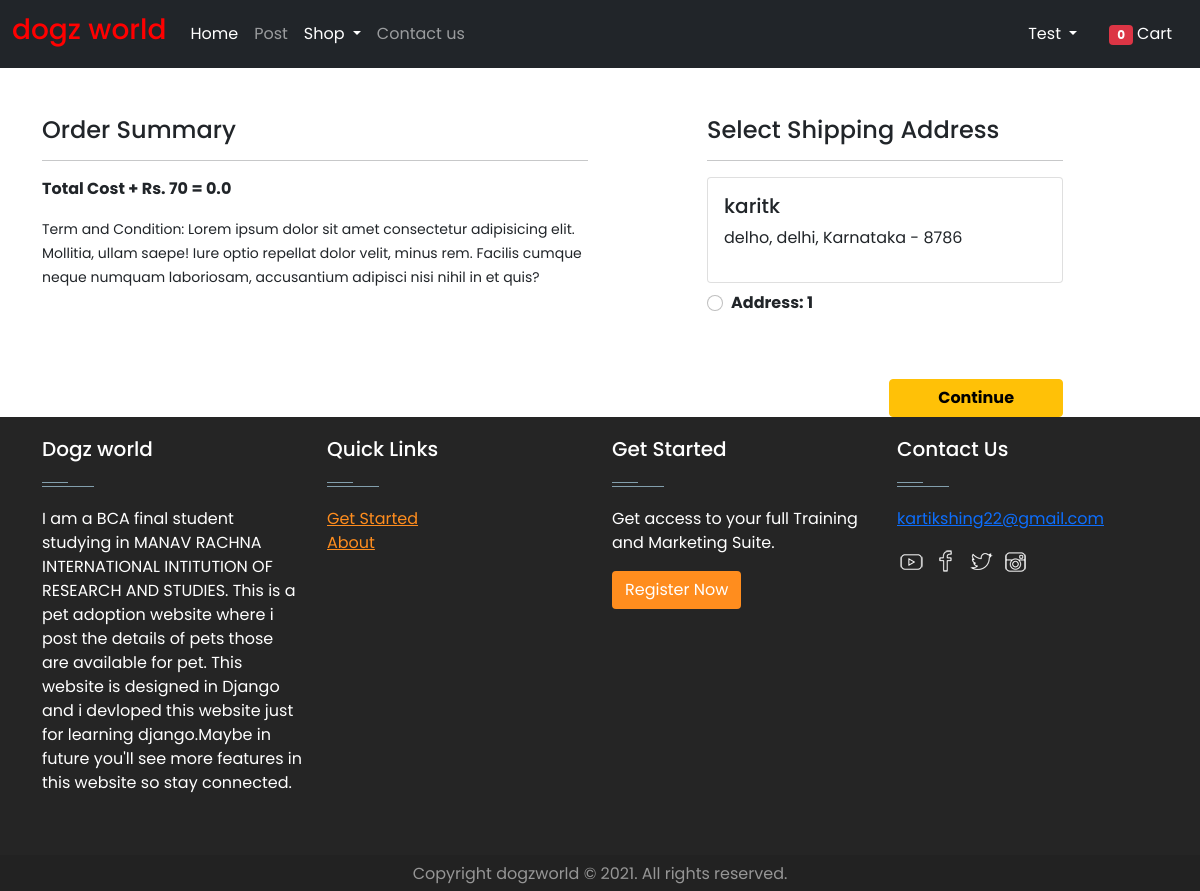
Screenshot of /checkout/ (signed in) with the database file from the repository.
### home/models.py (models this page shows, shortened)
class Customer(models.Model):
    user=models.ForeignKey(User,on_delete=models.CASCADE)
    name=models.CharField(max_length=200)
    locality=models.CharField(max_length=200)
    city=models.CharField(max_length=50)
    zipcode=models.IntegerField()
    state=models.CharField(choices=STATE_CHOICES,max_length=50)

### home/views.py (the view)
# urls.py: path('checkout/', views.checkout, name='checkout'),
@login_required
def checkout(request):
    user=request.user
    add=Customer.objects.filter(user=user)
    cart_items=Cart.objects.filter(user=user)
    amount=0.0
    shipping_amount=70.0
    totalamount=0.0
    cart_product=[p for p in Cart.objects.all() if p.user==request.user]
    if cart_product:
        for p in cart_product:
            tempamount=(p.quantity*p.product.discounted_price)
            amount+=tempamount
        totalamount=amount+shipping_amount
    totalitem=len(Cart.objects.filter(user=request.user))
    return render(request, 'checkout.html',{'add':add,'totalamount':totalamount,'cart_items':cart_items,'totalitem':totalitem})

### templates/checkout.html (shortened to what this page needs)
{% extends 'base.html' %}
{% block body %}
{% load static%}
<div class="container">
  <div class="row mt-5">
    <div class="col-sm-6">
      <h4>Order Summary</h4>
      <hr>
      <p class="fw-bold">Total Cost + Rs. 70 = {{totalamount}}</p>
      <small>Term and Condition: Lorem ipsum dolor sit amet consectetur adipisicing elit. Mollitia, ullam saepe! Iure
        optio repellat dolor velit, minus rem. Facilis cumque neque numquam laboriosam, accusantium adipisci nisi nihil
        in et quis?</small>
    </div>
    <div class="col-sm-4 offset-sm-1">
      <h4>Select Shipping Address</h4>
      <hr>
      <form action="/paymentdone">
        {% for ad in add %}
        <div class="card">
          <div class="card-body">
            <h5>{{ad.name}}</h5>
            <p>{{ad.locality}}, {{ad.city}}, {{ad.state}} - {{ad.zipcode}}</p>
          </div>
        </div>
        <div class="form-check mt-2 mb-5">
          <input class="form-check-input" type="radio" name="custid" id="custadd{{forloop.counter}}" value="{{ad.id}}">
          <label class="form-check-label fw-bold" for="custadd{{forloop.counter}}">
            Address: {{forloop.counter}} </label>
        </div>
        {% endfor %}
        <div class="text-end">
          <button type="submit" class="btn btn-warning mt-3 px-5 fw-bold">Continue</button>
        </div>
      </form>
    </div>
  </div>
</div>
{% endblock body %}

### templates/base.html (shortened to what this page needs)
{% load static%}
<!doctype html>
<html lang="en">
<head>
  <link rel="stylesheet" href="{% static 'style/owl.carousel.min.css' %}">
  <link rel="stylesheet" href="{% static 'style/all.min.css' %}">
  <Link rel="stylesheet" href=" {% static 'style/css.css' %}">
  <link rel="stylesheet" href=" {% static '/style/mystyle.css' %}">
  <link href="{% static 'style/bootstrap.min.css' %}" rel="stylesheet">
</head>
<body>
  <nav class="navbar navbar-expand-lg navbar-dark bg-dark">
    <div class="container-fluid">
      <a class="navbar-brand" href="/index" style="max-width: 20%; height:22%; ">
        <h3 style="color:red">dogz world</h3>
      </a>
      <div class="collapse navbar-collapse" id="navbarSupportedContent">
        <ul class="navbar-nav me-auto mb-2 mb-lg-0">
          <li class="nav-item">
            <a class="nav-link active" aria-current="page" href="/index">Home</a>
          </li>
          {% if request.user.is_authenticated %}
          <li class="nav-item">
            <a class="nav-link" href="/new">Post</a>
          </li>
          {% endif %}
          <li class="nav-item dropdown">
             <a class="nav-link dropdown-toggle text-white" href="#" id="electronicsDropdown" role="button" data-bs-toggle="dropdown" aria-expanded="false">
              Shop
             </a>
           </li>
          <li class="nav-item">
            <a class="nav-link" href="/contact">Contact us</a>
          </li>
        </ul>
        <div>
          <ul class="navbar-nav me-auto mb-2 mb-lg-0">
            {% if request.user.is_authenticated %}
           <li class="nav-item dropdown mx-2">
              <a class="nav-link dropdown-toggle text-white" href="#" id="profileDropdown" role="button" data-bs-toggle="dropdown" aria-expanded="false">
                {{request.user.username|capfirst}}
              </a>
            </li>
            <li class="nav-item mx-2">
             <a href="{% url 'showcart' %}" class="nav-link text-white"><span class="badge bg-danger">{{totalitem}}</span> Cart </a>
            </li>
            {% endif %}
          </ul>
         </div>
      </div>
    </div>
  </nav>
<link rel="stylesheet" href=" {% static 'style/css.css' %}">
  {% block body %}
  {% endblock body %}
  <footer id="footer" class="footer-1">
    <div class="main-footer widgets-dark typo-light">
      <div class="container">
        <div class="row">
          <div class="col-xs-12 col-sm-6 col-md-3">
            <div class="widget subscribe no-box">
              <h5 class="widget-title">Dogz world<span></span></h5>
              <p>I am a BCA final student studying in MANAV RACHNA INTERNATIONAL INTITUTION OF RESEARCH AND STUDIES.
                This is a pet adoption website where i post the details of pets those are available for pet. This
                website is designed in Django and i devloped this website just for learning django.Maybe in future
                you'll see more features in this website so stay connected. </p>
            </div>
          </div>
          <div class="col-xs-12 col-sm-6 col-md-3">
            <div class="widget no-box">
              <h5 class="widget-title">Quick Links<span></span></h5>
              <ul class="thumbnail-widget">
                <li>
                  <div class="thumb-content"><a href="/register">Get Started</a></div>
                </li>
                <li>
                  <div class="thumb-content"><a href="/about">About</a></div>
                </li>
              </ul>
            </div>
          </div>
          <div class="col-xs-12 col-sm-6 col-md-3">
            <div class="widget no-box">
              <h5 class="widget-title">Get Started<span></span></h5>
              <p>Get access to your full Training and Marketing Suite.</p>
              <a class="btn dw" href="/register" target="_blank">Register Now</a>
            </div>
          </div>
          <div class="col-xs-12 col-sm-6 col-md-3">
            <div class="widget no-box">
              <h5 class="widget-title">Contact Us<span></span></h5>
              <p><a href="mailto:kartikshing22@gmail.com" title="glorythemes">kartikshing22@gmail.com</a></p>
              <ul class="social-footer2">
                <li class=""><a title="youtube" target="_blank" href="https://www.youtube.com/"><img alt="youtube"
                      width="30" height="30"
></a>
                </li>
                <li class=""><a href="https://www.facebook.com/" target="_blank" title="Facebook"><img alt="Facebook"
                      width="30" height="30"
></a>
                </li>
                <li class=""><a href="https://twitter.com" target="_blank" title="Twitter"><img alt="Twitter" width="30"
                      height="30"
></a>
                </li>
                <li class=""><a title="instagram" target="_blank" href="https://www.instagram.com/"><img alt="instagram"
                      width="30" height="30"
></a>
                </li>
              </ul>
            </div>
          </div>
        </div>
      </div>
    </div>
    <div class="footer-copyright">
      <div class="container">
        <div class="row">
          <div class="col-md-12 text-center">
            <p>Copyright dogzworld © 2021. All rights reserved.</p>
          </div>
        </div>
      </div>
    </div>
    <Link rel="stylesheet" href=" {% static 'style/footer.css' %}">
  </footer>
</body>
</html>

### static/style/mystyle.css (style rules this page uses)
* { margin: 0; padding: 0; box-sizing: border-box; font-family: 'Poppins', sans-serif; }

### static/style/footer.css (style rules this page uses)
footer .main-footer { padding: 20px 0; background: #252525; }
footer ul { padding-left: 0; list-style: none; }
.footer-copyright { background: #222; padding: 5px 0; }
.footer-copyright p { color: #969696; margin: 2px 0 0; }
.widget { padding: 20px; margin-bottom: 40px; }
.widget.no-box { padding: 0; background-color: transparent; margin-bottom: 40px; box-shadow: none; -webkit-box-shadow: none; -moz-box-shadow: none; -ms-box-shadow: none; -o-box-shadow: none; }
.widget.subscribe p { margin-bottom: 18px; }
.widget li a { color: #ff8d1e; }
.widget-title { margin-bottom: 20px; }
.widget-title span { background: #839FAD none repeat scroll 0 0; display: block; height: 1px; margin-top: 25px; position: relative; width: 20%; }
.widget-title span::after { background: inherit; content: ""; height: inherit; position: absolute; top: -4px; width: 50%; }
.typo-light h1, .typo-light h2, .typo-light h3, .typo-light h4, .typo-light h5, .typo-light h6, .typo-light p, .typo-light div, .typo-light span, .typo-light small { color: #fff; }
ul.social-footer2 { margin: 0; padding: 0; width: auto; }
ul.social-footer2 li { display: inline-block; padding: 0; }
ul.social-footer2 li a { display: block; height: 30px; width: 30px; text-align: center; }
.btn.dw { background-color: #ff8d1e; color: #fff; }

### rows the page displays
Customer: name "karitk", locality "delho", city "delhi", state "Karnataka", zipcode "8786"

### other values shown
{{ request.user.username|capfirst }} "Test"
{{ totalitem }} "0"
{{ totalamount }} "0.0"
